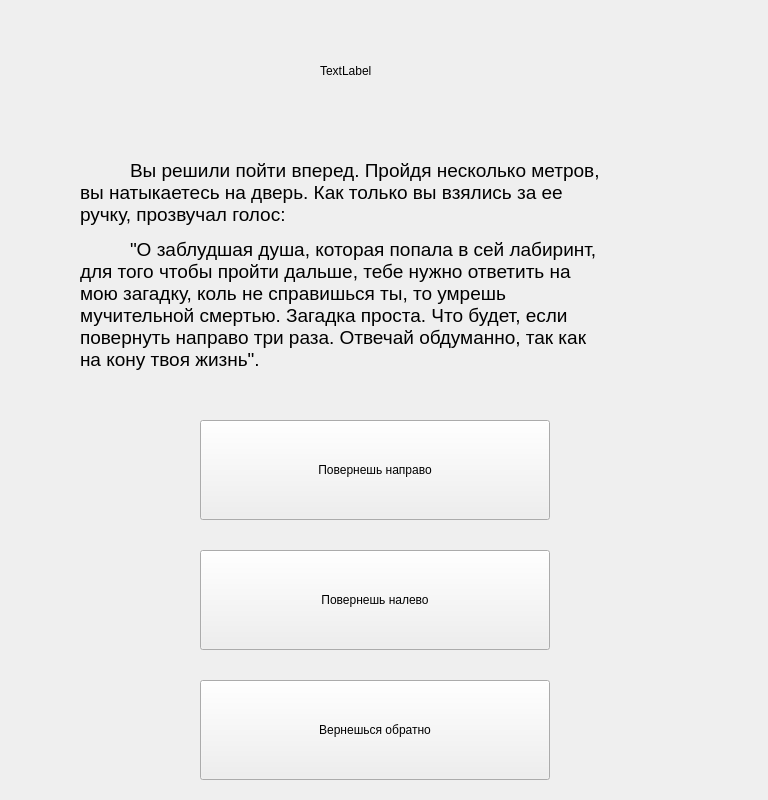
<?xml version="1.0" encoding="UTF-8"?>
<ui version="4.0">
 <class>Zagad1</class>
 <widget class="QWidget" name="Zagad1">
  <property name="geometry">
   <rect>
    <x>0</x>
    <y>0</y>
    <width>768</width>
    <height>800</height>
   </rect>
  </property>
  <property name="windowTitle">
   <string>Form</string>
  </property>
  <widget class="QPushButton" name="pushButton">
   <property name="geometry">
    <rect>
     <x>200</x>
     <y>420</y>
     <width>350</width>
     <height>100</height>
    </rect>
   </property>
   <property name="text">
    <string>Повернешь направо</string>
   </property>
  </widget>
  <widget class="QPushButton" name="pushButton_2">
   <property name="geometry">
    <rect>
     <x>200</x>
     <y>550</y>
     <width>350</width>
     <height>100</height>
    </rect>
   </property>
   <property name="text">
    <string>Повернешь налево</string>
   </property>
  </widget>
  <widget class="QPushButton" name="pushButton_3">
   <property name="geometry">
    <rect>
     <x>200</x>
     <y>680</y>
     <width>350</width>
     <height>100</height>
    </rect>
   </property>
   <property name="text">
    <string>Вернешься обратно</string>
   </property>
  </widget>
  <widget class="QLabel" name="label_2">
   <property name="geometry">
    <rect>
     <x>80</x>
     <y>130</y>
     <width>631</width>
     <height>271</height>
    </rect>
   </property>
   <property name="text">
    <string>&lt;html&gt;&lt;head/&gt;&lt;style&gt; p {text-indent: 50px} &lt;/style&gt;&lt;body&gt;&lt;p&gt;&lt;span style=&quot; font-size:14pt;&quot;&gt;Вы решили пойти вперед. Пройдя несколько метров,&lt;br/&gt;вы натыкаетесь на дверь. Как только вы взялись за ее&lt;br/&gt;ручку, прозвучал голос: &lt;/span&gt;&lt;/p&gt;&lt;p&gt;&lt;span style=&quot; font-size:14pt;&quot;&gt;&amp;quot;О заблудшая душа, которая попала в сей лабиринт,&lt;br/&gt;для того чтобы пройти дальше, тебе нужно ответить на&lt;br/&gt;мою загадку, коль не справишься ты, то умрешь&lt;br/&gt;мучительной смертью. Загадка проста. Что будет, если&lt;br/&gt;повернуть направо три раза. Отвечай обдуманно, так как&lt;br/&gt;на кону твоя жизнь&amp;quot;.&lt;/span&gt;&lt;/p&gt;&lt;/body&gt;&lt;/html&gt;</string>
   </property>
  </widget>
  <widget class="QLabel" name="label_pict">
   <property name="geometry">
    <rect>
     <x>0</x>
     <y>0</y>
     <width>768</width>
     <height>800</height>
    </rect>
   </property>
   <property name="text">
    <string/>
   </property>
   <property name="pixmap">
    <pixmap>../PICT/pict2.png</pixmap>
   </property>
  </widget>
  <widget class="QLabel" name="label5">
   <property name="geometry">
    <rect>
     <x>320</x>
     <y>20</y>
     <width>251</width>
     <height>101</height>
    </rect>
   </property>
   <property name="styleSheet">
    <string notr="true">font: 14pt &quot;Times New Roman&quot;;</string>
   </property>
   <property name="text">
    <string>TextLabel</string>
   </property>
  </widget>
  <zorder>label_pict</zorder>
  <zorder>pushButton</zorder>
  <zorder>pushButton_2</zorder>
  <zorder>pushButton_3</zorder>
  <zorder>label_2</zorder>
  <zorder>label5</zorder>
 </widget>
 <resources/>
 <connections/>
</ui>
